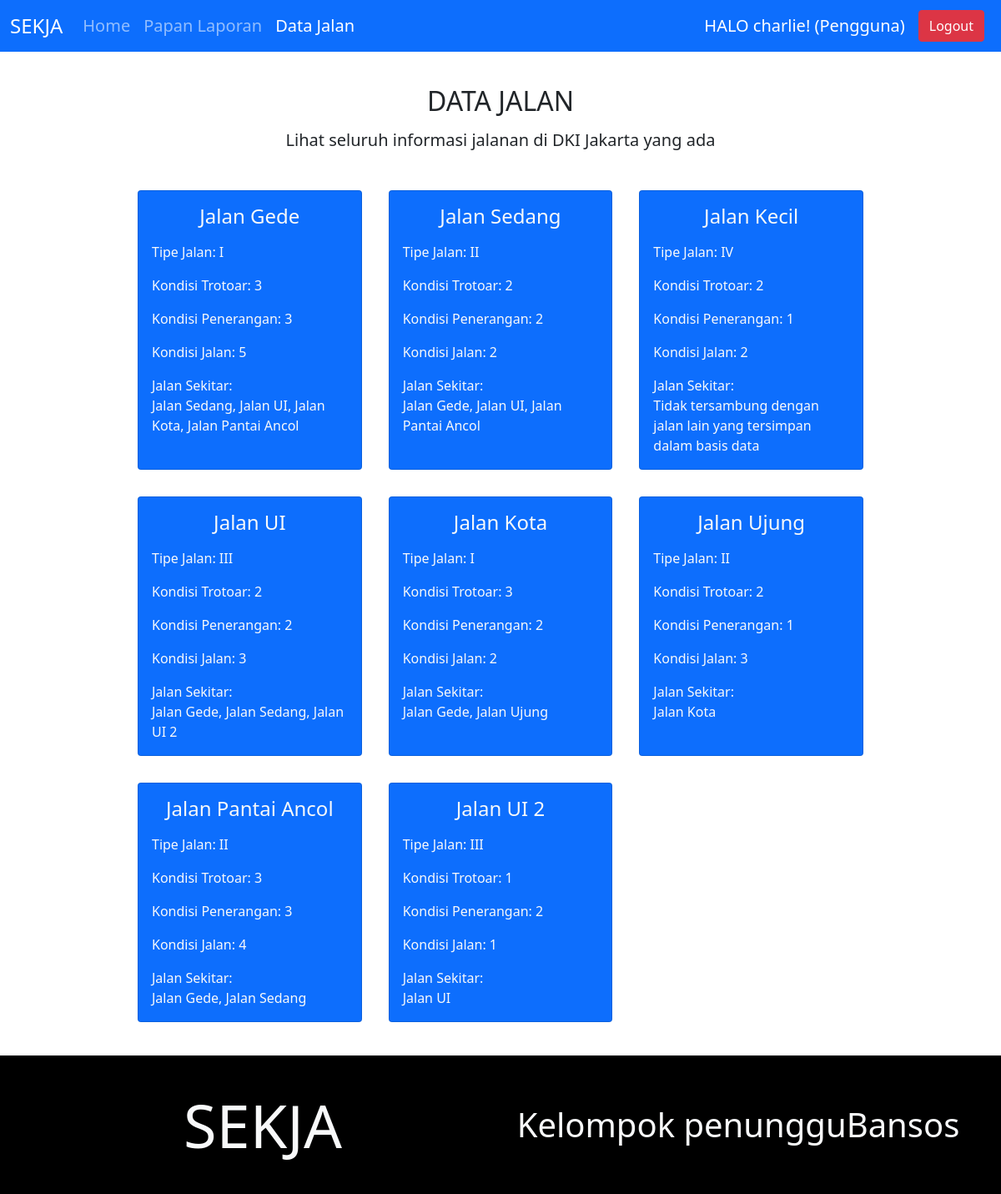
The app's page /jalan (signed in) with its own data.
### sekja/models.py (models this page shows, shortened)
class User(AbstractBaseUser, PermissionsMixin):
   no_KK = models.CharField(max_length=16, unique=True)
   email = models.EmailField(max_length=254, unique=True)
   name = models.CharField(max_length=254, null=False, blank=False)
   is_staff = models.BooleanField(default=False)
   is_superuser = models.BooleanField(default=False)
   is_active = models.BooleanField(default=True)
   last_login = models.DateTimeField(null=True, blank=True)
   date_joined = models.DateTimeField(auto_now_add=True)
   ROLES = (
     (1, 'Admin'),
     (2, 'Pengguna')
    )
   status = models.PositiveSmallIntegerField(blank=False, choices=ROLES, default=2)
   USERNAME_FIELD = 'no_KK' # The name of the field that will serve as unique identifier (which will be the email field for us --> dari source)
   EMAIL_FIELD = 'email' # The name of the field that will be returned when get_email_field_name() is called on a User instance
   REQUIRED_FIELDS = ['email', 'name'] # Required fields besides the password and USERNAME_FIELD when signing up.
   objects = UserManager()

class Jalan(models.Model):
   nama_jalan = models.CharField(max_length=60, null=True)
   LEVEL_TIPE_JALAN = (
      ('V', 'Kelas V'),
      ('IV', 'Kelas IV'),
      ('III', 'Kelas III'),
      ('II', 'Kelas II'),
      ('I', 'Kelas I'),
   )
   tipe_jalan = models.CharField(max_length=10, choices=LEVEL_TIPE_JALAN)
   LEVEL_KONDISI_TROTOAR = (
      ('0', 'Skala 0'),
      ('1', 'Skala 1'),
      ('2', 'Skala 2'),
      ('3', 'Skala 3'),
   )
   kondisi_trotoar = models.CharField(max_length=10, choices=LEVEL_KONDISI_TROTOAR)
   LEVEL_KONDISI_PENERANGAN = (
      ('1', 'Skala 1'),
      ('2', 'Skala 2'),
      ('3', 'Skala 3'),
   )
   kondisi_penerangan = models.CharField(max_length=10, choices=LEVEL_KONDISI_PENERANGAN)
   LEVEL_KONDISI_JALAN = (
      ('1', 'Skala 1'),
      ('2', 'Skala 2'),
      ('3', 'Skala 3'),
      ('4', 'Skala 4'),
      ('5', 'Skala 5'),
   )
   kondisi_jalan = models.CharField(max_length=10, choices=LEVEL_KONDISI_JALAN)
   jalan_sekitar = models.ManyToManyField("self", related_name="berdekatan", symmetrical=True, blank=True)
   def __str__(self):
      return f"{self.nama_jalan}"
   def call_jalan_sekitar(self):
      jumlah_tetangga = len(self.jalan_sekitar.all())
      if jumlah_tetangga == 0:
         return "Tidak tersambung dengan jalan lain yang tersimpan dalam basis data"
      string = ""
      for i in range(jumlah_tetangga - 1):
         string += f"{self.jalan_sekitar.all()[i].nama_jalan}, "
      if jumlah_tetangga > 0:
         string += f"{self.jalan_sekitar.all()[jumlah_tetangga - 1]}"
      return string

### sekja/views.py (the view)
# urls.py: path("jalan", views.jalan, name="jalan"),
@login_required(login_url='login')
def jalan(request):
   jalan = Jalan.objects.all()
   try:
      return render(request, "sekja/jalan.html", {
         "user_status": "Admin" if request.user.status == 1 else "Pengguna",
         "Jalan": jalan
      })
   except:
      return render(request, "sekja/jalan.html", {
         "Jalan": jalan,
      })

### sekja/templates/sekja/jalan.html (shortened to what this page needs)
{% load static %}
<!DOCTYPE html>
<html lang="en">
<head>
   <link rel="stylesheet" href="{% static 'bootstrap-5.0.2-dist/css/bootstrap.min.css' %}">
   <link rel="stylesheet" href="{% static 'sekja/styles.css' %}" >
</head>
<body>
   <nav class="navbar navbar-expand-lg navbar-dark bg-primary sticky-top">
      <div class="container-fluid">
         <a class="navbar-brand" style="font-size: 24px;">SEKJA</a>
         <div class="collapse navbar-collapse" id="navbarSupportedContent" style="font-size: 20px;">
            <ul class="navbar-nav me-auto mb-2 mb-lg-0">
               <li class="nav-item">
                  <a class="nav-link" aria-current="page" href="{% url 'index' %}">Home</a>
               </li>
               <li class="nav-item">
                  <a class="nav-link " aria-current="page" href="{% url 'papan_laporan' %}">Papan Laporan</a>
               </li>
               <li class="nav-item">
                  <a class="nav-link active" aria-current="page" href="{% url 'jalan' %}">Data Jalan</a>
               </li>
            </ul>
         </div>
         {% if not request.user.is_authenticated %}
            <a href="{% url 'login' %}" class="btn btn-success me-2">Login</a>
            <a href="{% url 'register' %}" class="btn btn-light me-2">Register</a>
         {% else %}
            <a class="navbar-brand">HALO {{ request.user.name }}! ({{ user_status }})</a>
            <a href="{% url 'logout' %}" class="btn btn-danger me-2">Logout</a>
         {% endif %}
      </div>
   </nav>
   <section class="main-body p-4 ">
      <div class="text-center p-3">
         <h2>DATA JALAN</h2>
         <h5 class="p-2">Lihat seluruh informasi jalanan di DKI Jakarta yang ada</h5>
      </div>
      <div class="container">
         <div class="row">
            <div class="col-sm-1"></div>
            <div class="col-sm-10">
               <div class="container">
                  <div class="row">
                     {% for jalan in Jalan %}
                     <div class="col-lg-4 col-6 p-3">
                        <div class="card bg-primary text-light h-100">
                           <div class="card-body">
                              <h4 class="card-title text-center mb-3"> {{ jalan.nama_jalan }} </h4>
                              <p class="card-text"> Tipe Jalan: {{ jalan.tipe_jalan }} </p>
                              <p class="card-text"> Kondisi Trotoar: {{ jalan.kondisi_trotoar }} </p>
                              <p class="card-text"> Kondisi Penerangan: {{ jalan.kondisi_penerangan }} </p>
                              <p class="card-text"> Kondisi Jalan: {{ jalan.kondisi_jalan }} </p>
                              <p class="card-text">
                                 Jalan Sekitar: <br>
                                 {{ jalan.call_jalan_sekitar }}
                              </p>
                           </div>
                        </div>
                     </div>
                     {% endfor %}
                  </div>
               </div>
            </div>
            <div class="col-sm-1"></div>
         </div>
      </div>
   </section>
   <footer class="main-footer d-flex align-items-stretch text-light" id="layout-footer" style="display: block; background-color: black;">
      <div class="container mt-3 pt-4 pb-4">
        <div class="row">
          <div class="col-6 d-flex justify-content-center align-items-center ">
            <p class="display-2">SEKJA</p>
          </div>
          <div class="col-6 d-flex justify-content-center align-items-center ">
            <p class="display-6">Kelompok penungguBansos</p>
          </div>
        </div>
      </div>
    </footer>
</body>
</html>

### records on screen
User: user.name "charlie"
Jalan: nama_jalan "Jalan Gede", tipe_jalan "I", kondisi_trotoar "3", kondisi_penerangan "3", kondisi_jalan "5", call_jalan_sekitar "Jalan Sedang, Jalan UI, Jalan Kota, Jalan Pantai Ancol"
Jalan: nama_jalan "Jalan Sedang", tipe_jalan "II", kondisi_trotoar "2", kondisi_penerangan "2", kondisi_jalan "2", call_jalan_sekitar "Jalan Gede, Jalan UI, Jalan Pantai Ancol"
Jalan: nama_jalan "Jalan Kecil", tipe_jalan "IV", kondisi_trotoar "2", kondisi_penerangan "1", kondisi_jalan "2", call_jalan_sekitar "Tidak tersambung dengan jalan lain yang tersimpan dalam basis data"
Jalan: nama_jalan "Jalan UI", tipe_jalan "III", kondisi_trotoar "2", kondisi_penerangan "2", kondisi_jalan "3", call_jalan_sekitar "Jalan Gede, Jalan Sedang, Jalan UI 2"
Jalan: nama_jalan "Jalan Kota", tipe_jalan "I", kondisi_trotoar "3", kondisi_penerangan "2", kondisi_jalan "2", call_jalan_sekitar "Jalan Gede, Jalan Ujung"
Jalan: nama_jalan "Jalan Ujung", tipe_jalan "II", kondisi_trotoar "2", kondisi_penerangan "1", kondisi_jalan "3", call_jalan_sekitar "Jalan Kota"
Jalan: nama_jalan "Jalan Pantai Ancol", tipe_jalan "II", kondisi_trotoar "3", kondisi_penerangan "3", kondisi_jalan "4", call_jalan_sekitar "Jalan Gede, Jalan Sedang"
Jalan: nama_jalan "Jalan UI 2", tipe_jalan "III", kondisi_trotoar "1", kondisi_penerangan "2", kondisi_jalan "1", call_jalan_sekitar "Jalan UI"

### other values on screen
{{ user_status }} "Pengguna"
